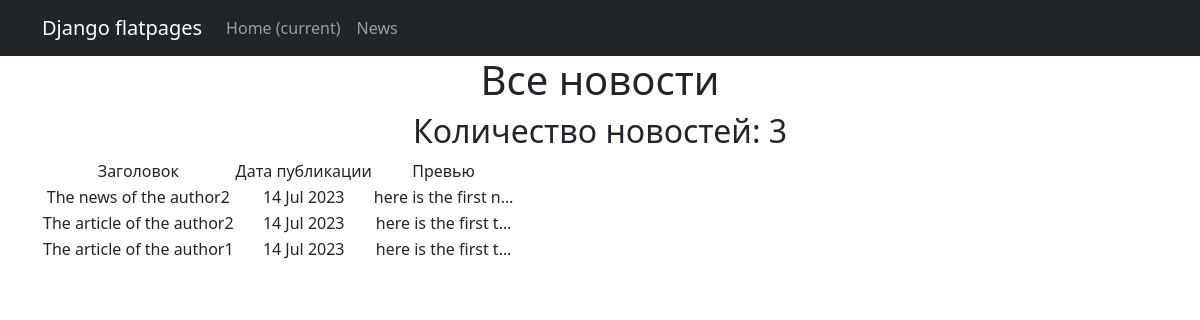
Page /news/ on the committed database.
### NewsPortal/models.py (models this page shows, shortened)
class Post(models.Model):
    post_author = models.ForeignKey(Author, on_delete=models.CASCADE)
    post_choice = models.CharField(max_length=2, choices=POSITIONS)
    post_time_in = models.DateTimeField(auto_now_add=True)
    post_link = models.ManyToManyField(Category, "PostCategory")
    post_header = models.CharField(max_length=255)
    post_text = models.TextField()
    rating = models.FloatField(default=0.0)

### NewsPortal/views.py (the view)
# urls.py: path('', PostList.as_view()),
class PostList(ListView):
    model = Post
    ordering = 'post_header'
    template_name = 'news.html'
    context_object_name = 'news'
    def get_context_data(self, **kwargs):
        context = super().get_context_data(**kwargs)
        context['time_now'] = datetime.utcnow()
        return context

### NewsPortal/templatetags/custom_filters.py (called while the page is built)
@register.filter()
def censor(text):
   new_text = text
   stop_list = [
      'text',
      'about'
         ]
   for bad in stop_list:
      new_text = new_text.replace(bad, bad[:1] + '*' * (len(bad) - 1))
      if type(bad) != str:
         raise TypeError('должна быть строка')
   return new_text

### templates/news.html (shortened to what this page needs)
{% extends 'flatpages/default.html' %}
{% load custom_filters %}
{% block content %}
    <h1>Все новости</h1>
	<h2>Количество новостей: {{ news|length }}</h2>
       <table>
           <tr>
               <td>Заголовок</td>
               <td>Дата публикации</td>
               <td>Превью</td>
           </tr>
           {% for event in news|dictsortreversed:'post_time_in' %}
           <tr>
               <td>{{ event.post_header|censor }}</td>
               <td>{{ event.post_time_in|date:'d M Y' }}</td>
               <td>{{ event.post_text|truncatechars:20|censor }}</td>
           </tr>
           {% endfor %}
       </table>
{% endblock content %}

### templates/flatpages/default.html (shortened to what this page needs)
<!DOCTYPE html>
<html lang="en">
    <head>
        {% load static %}
        <link href="css/styles.css" rel="stylesheet" />
		<link href="{% static 'css/styles.css' %}" rel="stylesheet" />
    </head>
    <body>
        <nav class="navbar navbar-expand-lg navbar-dark bg-dark static-top">
   <div class="container">
       <a class="navbar-brand" href="#">Django flatpages</a>
       <div class="collapse navbar-collapse" id="navbarResponsive">
           <ul class="navbar-nav ml-auto">
               <li class="nav-item active">
                   <a class="nav-link" href="#">Home
                       <span class="sr-only">(current)</span>
                   </a>
               </li>
               <li class="nav-item">
                   <a class="nav-link" href="/news/">News</a>
               </li>
           </ul>
       </div>
   </div>
</nav>
		<div class="container">
			<div class="row">
				<div class="col-lg-12 text-center">
					{% block content %}{% endblock content %}
       </div>
   </div>
</div>
    </body>
</html>

### rows in the picture
Post: post_header|censor "The news of the author2", post_time_in "14 Jul 2023", post_text|censor "here is the first n…"
Post: post_header|censor "The article of the author2", post_time_in "14 Jul 2023", post_text|censor "here is the first t…"
Post: post_header|censor "The article of the author1", post_time_in "14 Jul 2023", post_text|censor "here is the first t…"

### other values in the picture
{{ news|length }} "3"
